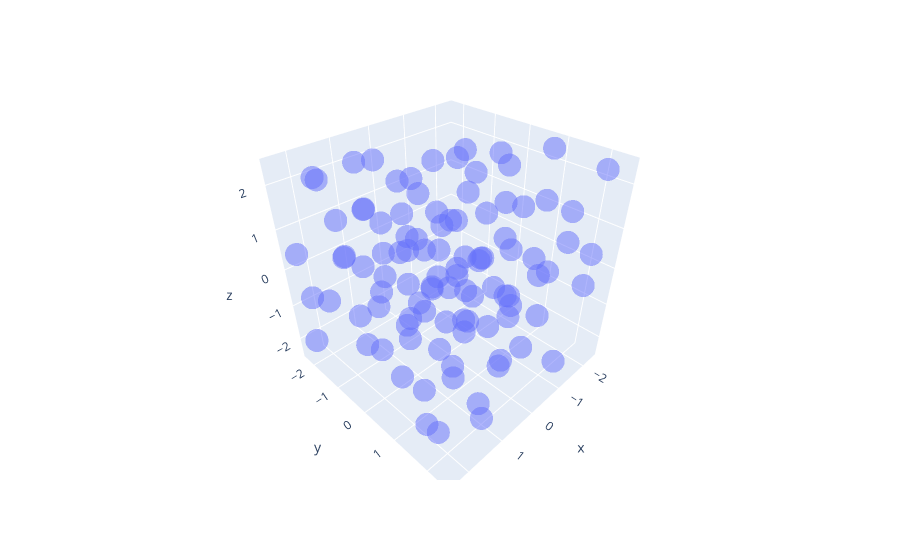

The cell this chart's notebook holds for it:
### Code cell
i = 900
px.scatter_3d(x=confs[i][:,0], y=confs[i][:,1], z=confs[i][:,2], opacity=0.5)
